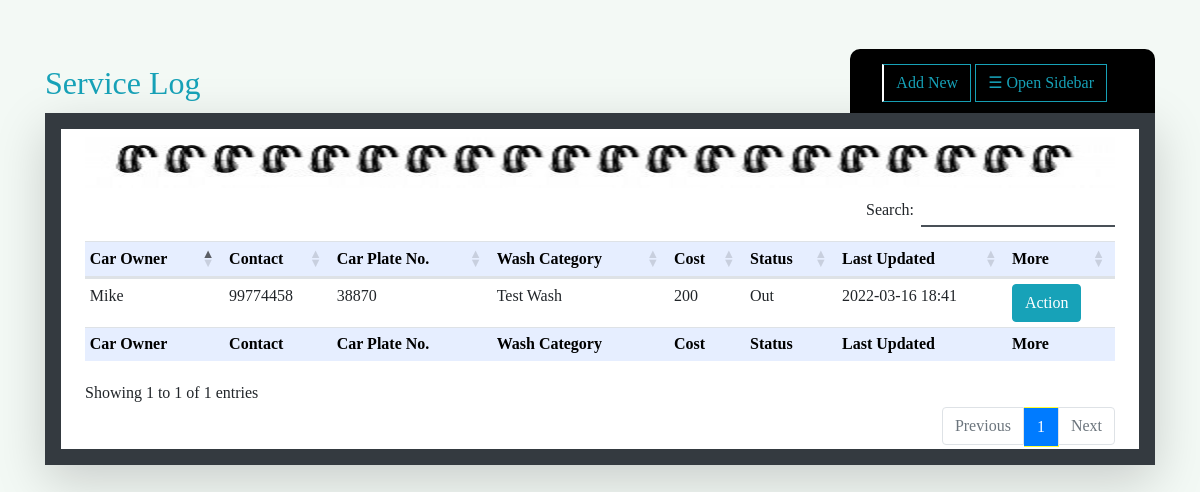
Page /dashboard.php (signed in) on the committed database.
### tables this page shows
CREATE TABLE `wash_log` (
  `id` int(225) NOT NULL,
  `plateNo` varchar(15) NOT NULL,
  `washCategory` varchar(50) NOT NULL,
  `washCost` int(12) NOT NULL,
  `status` varchar(25) NOT NULL,
  `lastUpdate` timestamp(6) NOT NULL DEFAULT current_timestamp(6) ON UPDATE current_timestamp(6),
  `updateBy` varchar(50) NOT NULL
);

CREATE TABLE `customers` (
  `id` int(225) NOT NULL,
  `fName` varchar(50) NOT NULL,
  `carType` varchar(225) NOT NULL,
  `plateNo` varchar(7) NOT NULL,
  `contact` varchar(15) NOT NULL,
  `address` varchar(50) NOT NULL,
  `mName` varchar(50) NOT NULL,
  `lName` varchar(50) NOT NULL
);

### includes/connect.php (called while the page is built, shortened)
<?php
Class Dbh {
	public function connection(){
		$this->servername = "localhost";
		$this->username = "root";
		$this->password = "";
		$this->myDb = "spakcarwash";
		try {
			    $dsn = "mysql:host=".$this->servername.";dbname=".$this->myDb;
			    $pdo =  new PDO($dsn, $this->username, $this->password);
			    $pdo->setAttribute(PDO::ATTR_ERRMODE, PDO::ERRMODE_EXCEPTION);
			    return $pdo;
			    }
			catch(PDOException $e)
			    {
			    echo "Connection failed: " . $e->getMessage();
			    }
	}
}

### includes/model.php (called while the page is built, shortened)
<?php
include 'connect.php';
Class Query extends Dbh {
	public function load_wash_record_table(){
		$stmt = $this->connection()->query("
			SELECT wash_log.plateNo, wash_log.washCategory, wash_log.id, wash_log.washCost, wash_log.status, wash_log.lastUpdate, wash_log.updateBy, customers.fName, customers.mName, customers.lName, customers.contact FROM wash_log INNER JOIN customers ON customers.plateNo = wash_log.plateNo
			");
		return $stmt;
	}
}

### tables/wash_log_table.php (the view)
<div class="bg-white px-4 ">
	<img src="imgs/bookspingk.jpg" class="img-responsive w-100 my-2">
	<div class="table-responsive">
		<table id="example" class="table table-sm" >
			<thead class="mt-1" >
				<tr>
					<th>Car Owner</th>
					<th>Contact </th>
					<th>Car Plate No.</th>
					<th>Wash Category</th>
					<th>Cost</th>
					<th>Status</th>
					<th>Last Updated</th>
					<th>More</th>
				</tr>
			</thead>
			<tbody>
				<?php
				include_once("includes/model.php");
				$pdo = new Query();
				$wash_records = $pdo->load_wash_record_table();
				while($rows = $wash_records->fetch()){
					?>
					<tr>
						<td><?=$rows["fName"]?></td>
						<td><?=$rows["contact"]?></td>
						<td><?=$rows["plateNo"]?></td>
						<td><?=$rows["washCategory"]?></td>
						<td><?=$rows["washCost"]?></td>
						<td><?=$rows["status"]?></td>
						<td><?=substr($rows["lastUpdate"], 0,16)?></td>
						<td><a href="wash_log_details.php?id=<?=$rows['id']?>" class="btn btn-info">Action</button></td>
					</tr>
					<?php
				}
				?>
			</tbody>
			<tfoot>
				<tr>
					<th>Car Owner</th>
					<th>Contact </th>
					<th>Car Plate No.</th>
					<th>Wash Category</th>
					<th>Cost</th>
					<th>Status</th>
					<th>Last Updated</th>
					<th>More</th>
				</tr>
			</tfoot>
		</table>
	</div>
</div>

### css/customStyle.css (style rules this page uses)
body, html { margin: 0; padding: 0; height: 100%; font-family: Georgia; }
body { background: rgba(217,238,225,.3); }
table { border-collapse: collapse; width: 100%; }
th, td { text-align: left; padding: 8px; }
th { background-color: #e6eeff; color: #000; }

### rows in the picture
wash_log: customers.fName "Mike", customers.contact "99774458", plateNo "38870", washCategory "Test Wash", washCost "200", status "Out", lastUpdate "2022-03-16 18:41"
